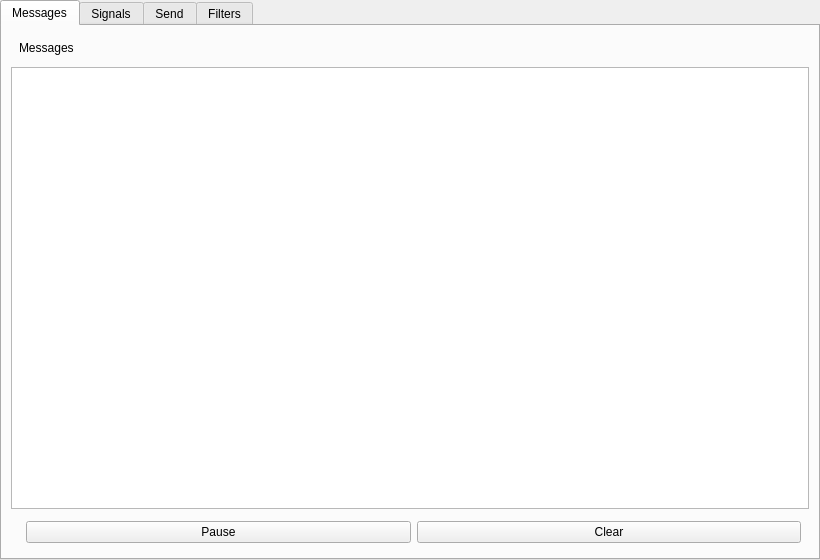
<?xml version="1.0" encoding="UTF-8"?>
<ui version="4.0">
 <class>ConsoleWidget</class>
 <widget class="QWidget" name="ConsoleWidget">
  <property name="geometry">
   <rect>
    <x>0</x>
    <y>0</y>
    <width>820</width>
    <height>560</height>
   </rect>
  </property>
  <layout class="QVBoxLayout" name="verticalLayout">
   <property name="leftMargin">
    <number>0</number>
   </property>
   <property name="topMargin">
    <number>0</number>
   </property>
   <property name="rightMargin">
    <number>0</number>
   </property>
   <property name="bottomMargin">
    <number>0</number>
   </property>

   <item>
    <widget class="QTabWidget" name="consoleTabWidget">

     <widget class="QWidget" name="messagesTab">
        <attribute name="title">
        <string>Messages</string>
        </attribute>
        <layout class="QVBoxLayout" name="messagesTabLayout">
        <item>
        <widget class="QWidget" name="messagesHeaderBar">
            <layout class="QHBoxLayout" name="messagesHeaderLayout">
            <property name="leftMargin">
            <number>8</number>
            </property>
            <property name="topMargin">
            <number>6</number>
            </property>
            <property name="rightMargin">
            <number>8</number>
            </property>
            <property name="bottomMargin">
            <number>6</number>
            </property>
            <item>
            <widget class="QLabel" name="messagesHeaderLabel">
            <property name="text">
                <string>Messages</string>
            </property>
            </widget>
            </item>
            </layout>
        </widget>
        </item>
        <item>
        <widget class="QTableView" name="consoleTableView">
            <property name="alternatingRowColors">
            <bool>false</bool>
            </property>
            <property name="selectionBehavior">
            <enum>QAbstractItemView::SelectRows</enum>
            </property>
            <property name="selectionMode">
            <enum>QAbstractItemView::SingleSelection</enum>
            </property>
            <property name="editTriggers">
            <enum>QAbstractItemView::NoEditTriggers</enum>
            </property>
            <property name="showGrid">
            <bool>false</bool>
            </property>
            <property name="sortingEnabled">
            <bool>true</bool>
            </property>
        </widget>
        </item>
        <item>
        <widget class="QWidget" name="messagesBottomBar">
            <layout class="QHBoxLayout" name="messagesBottomLayout">
            <property name="leftMargin">
            <number>8</number>
            </property>
            <property name="topMargin">
            <number>6</number>
            </property>
            <property name="rightMargin">
            <number>8</number>
            </property>
            <property name="bottomMargin">
            <number>6</number>
            </property>
            <item>
            <spacer name="messagesLeftSpacer">
            <property name="orientation">
                <enum>Qt::Horizontal</enum>
            </property>
            </spacer>
            </item>
            <item>
            <widget class="QPushButton" name="pauseButton">
            <property name="text">
                <string>Pause</string>
            </property>
            <property name="checkable">
                <bool>true</bool>
            </property>
            </widget>
            </item>
            <item>
            <widget class="QPushButton" name="clearButton">
            <property name="text">
                <string>Clear</string>
            </property>
            </widget>
            </item>
            </layout>
        </widget>
        </item>
        </layout>
        </widget>

     <widget class="QWidget" name="signalsTab">
      <attribute name="title">
       <string>Signals</string>
     </attribute>
      <layout class="QVBoxLayout" name="signalsTabLayout">
       <item>
        <widget class="QWidget" name="signalTopBar">
         <layout class="QHBoxLayout" name="watchControlsLayout">
          <property name="leftMargin">
           <number>8</number>
          </property>
          <property name="topMargin">
           <number>8</number>
          </property>
          <property name="rightMargin">
           <number>8</number>
          </property>
          <property name="bottomMargin">
           <number>8</number>
          </property>
          <item>
           <widget class="QLabel" name="signalMonitorLabel">
            <property name="text">
             <string>Signal Monitor</string>
            </property>
           </widget>
          </item>
          <item>
           <spacer name="signalTopSpacer">
            <property name="orientation">
             <enum>Qt::Horizontal</enum>
            </property>
           </spacer>
          </item>
          <item>
           <widget class="QComboBox" name="deviceComboBox">
            <property name="editable">
             <bool>false</bool>
            </property>
           </widget>
          </item>
          <item>
           <widget class="QComboBox" name="messageComboBox">
            <property name="editable">
             <bool>false</bool>
            </property>
           </widget>
          </item>
          <item>
           <widget class="QComboBox" name="signalComboBox">
            <property name="editable">
             <bool>false</bool>
            </property>
           </widget>
          </item>
          <item>
           <widget class="QPushButton" name="clearSignalSelectionButton">
            <property name="text">
             <string>Clear Selection</string>
            </property>
           </widget>
          </item>
          <item>
           <widget class="QPushButton" name="addSignalButton">
            <property name="text">
             <string>Add</string>
            </property>
           </widget>
          </item>
          <item>
           <widget class="QPushButton" name="removeSignalButton">
            <property name="text">
             <string>Remove Selected</string>
            </property>
           </widget>
          </item>
         </layout>
        </widget>
       </item>
       <item>
        <widget class="QTableWidget" name="signalsTable">
         <property name="columnCount">
          <number>4</number>
         </property>
         <property name="rowCount">
          <number>0</number>
         </property>
         <property name="selectionBehavior">
          <enum>QAbstractItemView::SelectRows</enum>
         </property>
         <property name="selectionMode">
          <enum>QAbstractItemView::SingleSelection</enum>
         </property>
         <property name="editTriggers">
          <enum>QAbstractItemView::NoEditTriggers</enum>
         </property>
         <property name="alternatingRowColors">
          <bool>true</bool>
         </property>
         <column>
          <property name="text">
           <string>Device</string>
          </property>
         </column>
         <column>
          <property name="text">
           <string>Signal</string>
          </property>
         </column>
         <column>
          <property name="text">
           <string>Message</string>
          </property>
         </column>
         <column>
          <property name="text">
           <string>Last Value</string>
          </property>
         </column>
        </widget>
       </item>
      </layout>
     </widget>

     <widget class="QWidget" name="txTab">
     <attribute name="title">
       <string>Send</string>
      </attribute>
      <layout class="QVBoxLayout" name="txTabLayout">
       <item>
        <widget class="QWidget" name="txTopBar">
         <layout class="QHBoxLayout" name="txControlsLayout">
          <property name="leftMargin">
           <number>8</number>
          </property>
          <property name="topMargin">
           <number>8</number>
          </property>
          <property name="rightMargin">
           <number>8</number>
          </property>
          <property name="bottomMargin">
           <number>8</number>
          </property>
          <item>
           <widget class="QLabel" name="txHeaderLabel">
            <property name="text">
             <string>Send Message</string>
            </property>
           </widget>
          </item>
          <item>
           <spacer name="txTopSpacer">
            <property name="orientation">
             <enum>Qt::Horizontal</enum>
            </property>
           </spacer>
          </item>
          <item>
           <widget class="QComboBox" name="txDeviceComboBox"/>
          </item>
          <item>
           <widget class="QComboBox" name="txMessageComboBox"/>
          </item>
          <item>
           <widget class="QSpinBox" name="txIntervalSpinBox">
            <property name="minimum">
             <number>100</number>
            </property>
            <property name="maximum">
             <number>60000</number>
            </property>
            <property name="singleStep">
             <number>100</number>
            </property>
            <property name="value">
             <number>1000</number>
            </property>
            <property name="suffix">
             <string> ms</string>
            </property>
           </widget>
          </item>
          <item>
           <widget class="QPushButton" name="sendTxButton">
            <property name="text">
             <string>Send Once</string>
            </property>
           </widget>
          </item>
          <item>
           <widget class="QPushButton" name="addPeriodicTxButton">
            <property name="text">
             <string>Add To Periodic</string>
            </property>
           </widget>
          </item>
          <item>
           <widget class="QPushButton" name="removePeriodicTxButton">
            <property name="text">
             <string>Remove Selected</string>
            </property>
           </widget>
          </item>
         </layout>
       </widget>
       </item>
       <item>
        <widget class="QTableWidget" name="txSignalsTable">
         <property name="columnCount">
          <number>2</number>
         </property>
         <property name="rowCount">
          <number>0</number>
         </property>
         <property name="alternatingRowColors">
          <bool>true</bool>
         </property>
         <property name="selectionMode">
          <enum>QAbstractItemView::NoSelection</enum>
         </property>
         <column>
          <property name="text">
           <string>Signal</string>
          </property>
         </column>
         <column>
          <property name="text">
           <string>Value</string>
          </property>
         </column>
        </widget>
       </item>
       <item>
        <widget class="QWidget" name="txPeriodicBar">
         <layout class="QHBoxLayout" name="txPeriodicLayout">
          <property name="leftMargin">
           <number>8</number>
          </property>
          <property name="topMargin">
           <number>8</number>
          </property>
          <property name="rightMargin">
           <number>8</number>
          </property>
          <property name="bottomMargin">
           <number>8</number>
          </property>
          <item>
           <widget class="QLabel" name="txPeriodicLabel">
            <property name="text">
             <string>Periodic Messages</string>
            </property>
           </widget>
          </item>
          <item>
           <spacer name="txPeriodicSpacer">
            <property name="orientation">
             <enum>Qt::Horizontal</enum>
            </property>
           </spacer>
          </item>
          <item>
           <widget class="QPushButton" name="startPeriodicTxButton">
            <property name="text">
             <string>Start Selected</string>
            </property>
           </widget>
          </item>
          <item>
           <widget class="QPushButton" name="stopPeriodicTxButton">
            <property name="text">
             <string>Stop Selected</string>
            </property>
           </widget>
          </item>
         </layout>
        </widget>
       </item>
       <item>
        <widget class="QTableWidget" name="txPeriodicTable">
         <property name="columnCount">
          <number>4</number>
         </property>
         <property name="rowCount">
          <number>0</number>
         </property>
         <property name="selectionBehavior">
          <enum>QAbstractItemView::SelectRows</enum>
         </property>
         <property name="selectionMode">
          <enum>QAbstractItemView::SingleSelection</enum>
         </property>
         <property name="editTriggers">
          <enum>QAbstractItemView::NoEditTriggers</enum>
         </property>
         <property name="alternatingRowColors">
          <bool>true</bool>
         </property>
         <column>
          <property name="text">
           <string>Device</string>
          </property>
         </column>
         <column>
          <property name="text">
           <string>Message</string>
          </property>
         </column>
         <column>
          <property name="text">
           <string>Interval</string>
          </property>
         </column>
         <column>
          <property name="text">
           <string>Status</string>
          </property>
         </column>
        </widget>
       </item>
       <item>
        <widget class="QLabel" name="txStatusLabel">
         <property name="text">
          <string>Ready</string>
         </property>
        </widget>
       </item>
      </layout>
     </widget>

     <widget class="QWidget" name="filtersTab">
      <attribute name="title">
       <string>Filters</string>
      </attribute>
      <layout class="QVBoxLayout" name="filtersTabLayout">
       <item>
        <widget class="QWidget" name="filterTopBar">
            <layout class="QHBoxLayout" name="filterControlsLayout">
            <property name="leftMargin">
            <number>8</number>
            </property>
            <property name="topMargin">
            <number>8</number>
            </property>
            <property name="rightMargin">
            <number>8</number>
            </property>
            <property name="bottomMargin">
            <number>8</number>
            </property>
            <item>
            <widget class="QLabel" name="filterLabel">
                <property name="text">
                <string>Active Filters</string>
                </property>
            </widget>
            </item>
            <item>
            <spacer name="filterTopSpacer">
                <property name="orientation">
                <enum>Qt::Horizontal</enum>
                </property>
            </spacer>
            </item>
            <item>
            <widget class="QComboBox" name="filterTypeComboBox">
                <item>
                <property name="text">
                <string>Text</string>
                </property>
                </item>
                <item>
                <property name="text">
                <string>Device</string>
                </property>
                </item>
                <item>
                <property name="text">
                <string>Message ID</string>
                </property>
                </item>
                <item>
                <property name="text">
                <string>Message</string>
                </property>
                </item>
            </widget>
            </item>
            <item>
            <widget class="QLineEdit" name="filterValueEdit">
                <property name="placeholderText">
                <string>Add filter value...</string>
                </property>
                <property name="clearButtonEnabled">
                <bool>true</bool>
                </property>
            </widget>
            </item>
            <item>
            <widget class="QComboBox" name="filterValueComboBox"/>
            </item>
            <item>
            <widget class="QPushButton" name="addFilterButton">
                <property name="text">
                <string>Add</string>
                </property>
            </widget>
            </item>
            <item>
            <widget class="QPushButton" name="removeFilterButton">
                <property name="text">
                <string>Remove Selected</string>
                </property>
            </widget>
            </item>
            </layout>
            </widget>
       </item>
       <item>
        <widget class="QTableWidget" name="filtersTable">
         <property name="columnCount">
          <number>2</number>
         </property>
         <property name="rowCount">
          <number>0</number>
         </property>
         <property name="selectionBehavior">
          <enum>QAbstractItemView::SelectRows</enum>
         </property>
         <property name="selectionMode">
          <enum>QAbstractItemView::SingleSelection</enum>
         </property>
         <property name="editTriggers">
          <enum>QAbstractItemView::NoEditTriggers</enum>
         </property>
         <property name="alternatingRowColors">
          <bool>true</bool>
         </property>
         <column>
          <property name="text">
           <string>Type</string>
          </property>
         </column>
         <column>
          <property name="text">
           <string>Value</string>
          </property>
         </column>
        </widget>
       </item>
      </layout>
     </widget>

    </widget>
   </item>

  </layout>
 </widget>
 <resources/>
 <connections/>
</ui>
